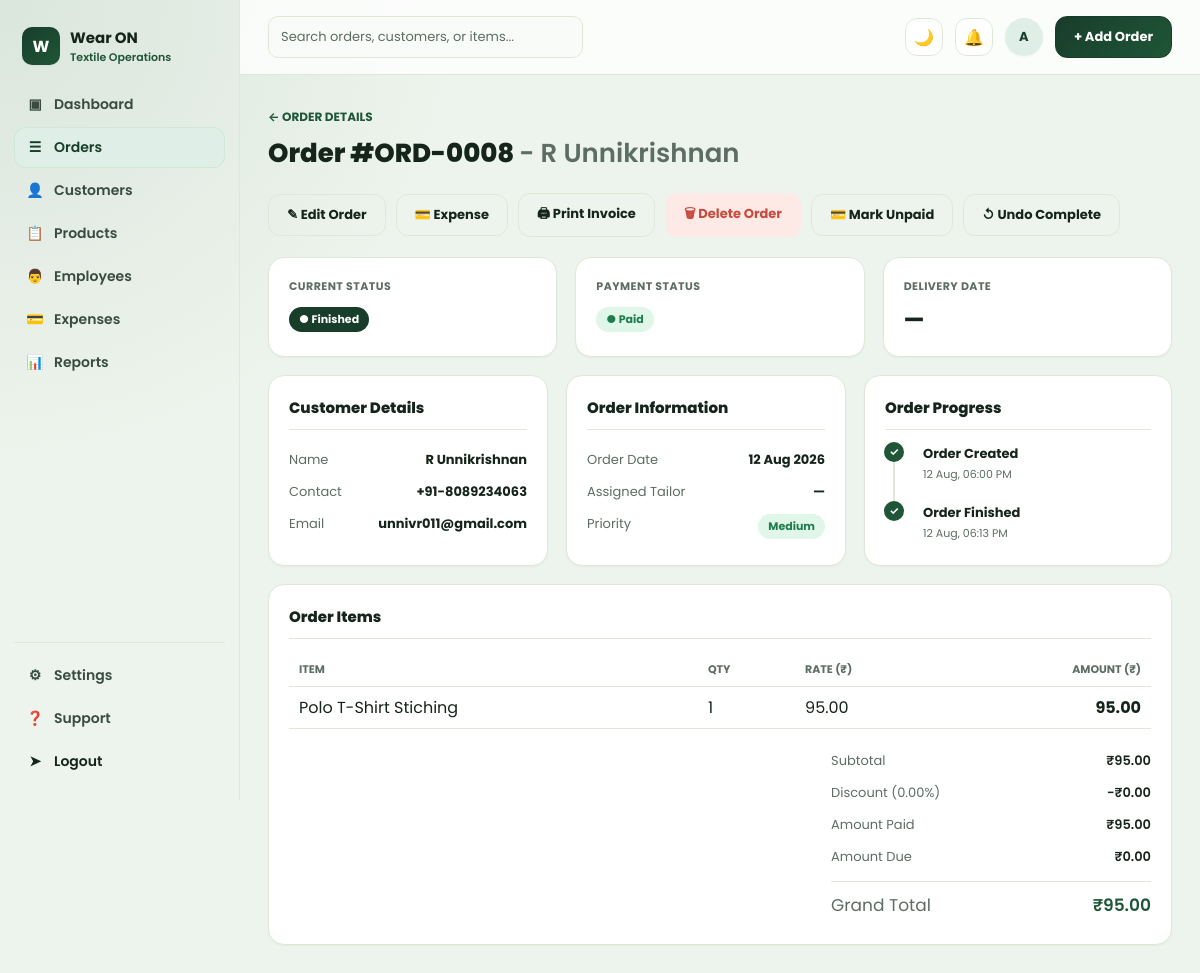
/orders/8/ (signed in), run on the app's committed database.
### orders/models.py (models this page shows, shortened)
class Order(models.Model):
    STATUS_PENDING = "pending"
    STATUS_IN_PROGRESS = "in_progress"
    STATUS_FINISHED = "finished"
    STATUS_CANCELLED = "cancelled"
    STATUS_CHOICES = [
        (STATUS_PENDING, "Pending"),
        (STATUS_IN_PROGRESS, "In Progress"),
        (STATUS_FINISHED, "Finished"),
        (STATUS_CANCELLED, "Cancelled"),
    ]
    PRIORITY_LOW = "low"
    PRIORITY_MEDIUM = "medium"
    PRIORITY_HIGH = "high"
    PRIORITY_CHOICES = [
        (PRIORITY_LOW, "Low"),
        (PRIORITY_MEDIUM, "Medium"),
        (PRIORITY_HIGH, "High"),
    ]
    PAYMENT_METHOD_BANK = "bank_transfer"
    PAYMENT_METHOD_CHECK = "check"
    PAYMENT_METHOD_CARD = "card"
    PAYMENT_METHOD_ONLINE = "online_payment"
    PAYMENT_METHOD_OTHER = "other"
    PAYMENT_METHOD_CHOICES = [
        ("", "Select payment method"),
        (PAYMENT_METHOD_BANK, "Bank Transfer"),
        (PAYMENT_METHOD_CHECK, "Check"),
        (PAYMENT_METHOD_CARD, "Card"),
        (PAYMENT_METHOD_ONLINE, "Online Payment"),
        (PAYMENT_METHOD_OTHER, "Other"),
    ]
    order_number = models.CharField(max_length=20, unique=True, editable=False)
    customer = models.ForeignKey(Customer, on_delete=models.CASCADE, related_name="orders")
    status = models.CharField(max_length=20, choices=STATUS_CHOICES, default=STATUS_IN_PROGRESS)
    is_paid = models.BooleanField(default=False)
    order_date = models.DateField(default=timezone.localdate)
    expected_delivery_date = models.DateField(null=True, blank=True)
    reference_number = models.CharField("Reference / PO Number", max_length=50, blank=True)
    shipping_address = models.TextField(blank=True, help_text="Leave blank to use customer address")
    assigned_tailor = models.CharField(max_length=100, blank=True)
    priority = models.CharField(max_length=10, choices=PRIORITY_CHOICES, default=PRIORITY_MEDIUM)
    discount_percent = models.DecimalField(max_digits=5, decimal_places=2, default=0)
    amount_paid = models.DecimalField(max_digits=10, decimal_places=2, default=Decimal("0.00"))
    payment_method = models.CharField(
        max_length=30,
        choices=PAYMENT_METHOD_CHOICES,
        blank=True,
        default="",
    )
    payment_method_details = models.CharField(max_length=255, blank=True)
    customer_notes = models.TextField(blank=True)
    created_at = models.DateTimeField(auto_now_add=True)
    updated_at = models.DateTimeField(auto_now=True)
    class Meta:
        ordering = ["-created_at"]
    @property
    def subtotal(self):
        total = sum((item.subtotal for item in self.items.all()), Decimal("0"))
        return total.quantize(Decimal("0.01"))
    @property
    def discount_amount(self):
        return (self.subtotal * self.discount_percent / Decimal("100")).quantize(Decimal("0.01"))
    @property
    def grand_total(self):
        return self.subtotal - self.discount_amount
    @property
    def amount_due(self):
        due = self.grand_total - self.amount_paid
        if due <= Decimal("0"):
            return Decimal("0.00")
        return due.quantize(Decimal("0.01"))
    @property
    def payment_status_label(self):
        if self.amount_paid >= self.grand_total and self.grand_total > Decimal("0"):
            return "Paid"
        if self.amount_paid > Decimal("0"):
            return "Partial"
        return "Unpaid"

class Customer(models.Model):
    name = models.CharField(max_length=150)
    company_name = models.CharField(max_length=150, blank=True)
    email = models.EmailField(blank=True)
    phone = models.CharField(max_length=20, blank=True)
    address = models.TextField(blank=True)
    created_at = models.DateTimeField(auto_now_add=True)
    class Meta:
        ordering = ["name"]

class OrderItem(models.Model):
    order = models.ForeignKey(Order, on_delete=models.CASCADE, related_name="items")
    fabric = models.ForeignKey(
        Fabric, on_delete=models.SET_NULL, related_name="order_items", null=True, blank=True
    )
    item_name = models.CharField(max_length=150)
    description = models.CharField(max_length=255, blank=True)
    quantity = models.DecimalField(max_digits=10, decimal_places=2, default=1)
    unit_price = models.DecimalField("Rate", max_digits=10, decimal_places=2, default=0)
    @property
    def subtotal(self):
        return self.quantity * self.unit_price

class OrderProgress(models.Model):
    order = models.ForeignKey(Order, on_delete=models.CASCADE, related_name="progress_steps")
    title = models.CharField(max_length=100)
    note = models.CharField(max_length=255, blank=True)
    created_at = models.DateTimeField(auto_now_add=True)
    class Meta:
        ordering = ["created_at"]
        verbose_name_plural = "Order progress steps"

### orders/views.py (the view)
# urls.py: path("orders/<int:pk>/", views.order_detail, name="order-detail"),
@login_required
def order_detail(request, pk):
    order = get_object_or_404(
        Order.objects.select_related("customer").prefetch_related("items", "progress_steps"),
        pk=pk,
    )
    return render(request, "orders/order_detail.html", {"order": order})

### orders/templates/orders/order_detail.html (shortened to what this page needs)
{% extends "base.html" %}
{% load humanize %}
{% block content %}
<a href="{% url 'order-list' %}" class="back-link">&larr; ORDER DETAILS</a>
<div class="page-head-row">
  <div>
    <h1 class="page-title">Order #{{ order.order_number }} <span class="text-muted" style="font-weight:600;">- {{ order.customer.name }}</span></h1>
  </div>
  <div class="actions-row">
    <a href="{% url 'order-edit' order.pk %}" class="btn btn-outline">&#9998; Edit Order</a>
    <a href="{% url 'order-expenses' order.pk %}" class="btn btn-outline">&#128179; Expense</a>
    <a href="{% url 'order-invoice' order.pk %}" class="btn btn-outline">&#128424; Print Invoice</a>
    <form method="post" action="{% url 'order-delete' order.pk %}" onsubmit="return confirm('Delete this order? This action cannot be undone.');">
      <button type="submit" class="btn btn-danger">&#128465; Delete Order</button>
    </form>
    {% if order.is_paid %}
    <form method="post" action="{% url 'order-mark-unpaid' order.pk %}">
      <button type="submit" class="btn btn-outline">&#128179; Mark Unpaid</button>
    </form>
    {% else %}
    <form method="post" action="{% url 'order-mark-paid' order.pk %}">
      {% csrf_token %}
      <input type="hidden" name="next" value="{% url 'order-detail' order.pk %}">
      <button type="submit" class="btn btn-primary">&#128179; Mark Paid</button>
    </form>
    {% endif %}
    {% if order.status != "finished" %}
    <form method="post" action="{% url 'order-mark-finished' order.pk %}">
      {% csrf_token %}
      <button type="submit" class="btn btn-primary">&#10003; Mark Finished</button>
    </form>
    {% else %}
    <form method="post" action="{% url 'order-mark-unfinished' order.pk %}">
      <button type="submit" class="btn btn-outline">&#8634; Undo Complete</button>
    </form>
    {% endif %}
  </div>
</div>
<div class="detail-grid" style="grid-template-columns: repeat(3, 1fr);">
  <div class="card info-card">
    <div class="stat-label">Current Status</div>
    <div style="margin-top:10px;"><span class="pill pill-{{ order.status }}">&#9679; {{ order.get_status_display }}</span></div>
  </div>
  <div class="card info-card">
    <div class="stat-label">Payment Status</div>
    <div style="margin-top:10px;"><span class="pill pill-{{ order.is_paid|yesno:"paid,unpaid" }}">&#9679; {{ order.payment_status_label }}</span></div>
  </div>
  <div class="card info-card">
    <div class="stat-label">Delivery Date</div>
    <div class="stat-value" style="font-size:22px; margin-top:8px;">{{ order.expected_delivery_date|date:"d M Y"|default:"—" }}</div>
  </div>
</div>
<div class="detail-grid thirds">
  <div class="card info-card">
    <h3>Customer Details</h3>
    <div class="info-row"><span class="k">Name</span><span class="v">{{ order.customer.name }}</span></div>
    <div class="info-row"><span class="k">Contact</span><span class="v">{{ order.customer.phone|default:"—" }}</span></div>
    <div class="info-row"><span class="k">Email</span><span class="v">{{ order.customer.email|default:"—" }}</span></div>
  </div>
  <div class="card info-card">
    <h3>Order Information</h3>
    <div class="info-row"><span class="k">Order Date</span><span class="v">{{ order.order_date|date:"d M Y" }}</span></div>
    <div class="info-row"><span class="k">Assigned Tailor</span><span class="v">{{ order.assigned_tailor|default:"—" }}</span></div>
    <div class="info-row"><span class="k">Priority</span><span class="v"><span class="pill pill-{{ order.priority }}">{{ order.get_priority_display }}</span></span></div>
  </div>
  <div class="card info-card">
    <h3>Order Progress</h3>
    <ul class="timeline">
      {% for step in order.progress_steps.all %}
      <li>
        <span class="dot-check">&#10003;</span>
        <div class="t-title">{{ step.title }}</div>
        <div class="t-time">{{ step.created_at|date:"d M, h:i A" }}</div>
      </li>
      {% empty %}
      <li><div class="t-title text-muted">No progress recorded yet.</div></li>
      {% endfor %}
    </ul>
  </div>
</div>
<div class="card info-card">
  <h3>Order Items</h3>
  <table class="items-table">
    <thead>
      <tr>
        <th>Item</th>
        <th>Qty</th>
        <th>Rate (&#8377;)</th>
        <th style="text-align:right;">Amount (&#8377;)</th>
      </tr>
    </thead>
    <tbody>
      {% for item in order.items.all %}
      <tr>
        <td>
          {{ item.item_name }}
        </td>
        <td>{{ item.quantity|floatformat:0 }}</td>
        <td>{{ item.unit_price|floatformat:2 }}</td>
        <td class="amount-cell">{{ item.subtotal|floatformat:2 }}</td>
      </tr>
      {% empty %}
      <tr><td colspan="4" class="text-muted">No items added.</td></tr>
      {% endfor %}
    </tbody>
  </table>
  <div class="totals-box">
    <div class="kv-row"><span class="k">Subtotal</span><span class="v">&#8377;{{ order.subtotal|intcomma }}</span></div>
    <div class="kv-row"><span class="k">Discount ({{ order.discount_percent }}%)</span><span class="v">-&#8377;{{ order.discount_amount|intcomma }}</span></div>
    <div class="kv-row"><span class="k">Amount Paid</span><span class="v">&#8377;{{ order.amount_paid|intcomma }}</span></div>
    <div class="kv-row"><span class="k">Amount Due</span><span class="v">&#8377;{{ order.amount_due|intcomma }}</span></div>
    <div class="kv-row grand"><span class="k">Grand Total</span><span class="v">&#8377;{{ order.grand_total|intcomma }}</span></div>
  </div>
</div>
{% endblock %}

### templates/base.html (shortened to what this page needs)
{% load static %}<!DOCTYPE html>
<html lang="en">
<head>
  <link rel="stylesheet" href="{% static 'css/style.css' %}">
</head>
<body>
  <div class="app">
    <aside class="sidebar">
      <div class="brand">
        <div class="brand-mark">W</div>
        <div>
          <div class="brand-name">Wear ON</div>
          <div class="brand-sub">Textile Operations</div>
        </div>
      </div>
      <ul class="nav">
        <li><a href="{% url 'dashboard' %}" class="{% if request.resolver_match.url_name == 'dashboard' %}active{% endif %}"><span class="icon">&#9635;</span> Dashboard</a></li>
        <li><a href="{% url 'order-list' %}" class="{% if request.resolver_match.url_name in 'order-list,order-detail,order-create,order-edit' %}active{% endif %}"><span class="icon">&#9776;</span> Orders</a></li>
        <li><a href="{% url 'customer-list' %}" class="{% if request.resolver_match.url_name in 'customer-list,customer-detail' %}active{% endif %}"><span class="icon">&#128100;</span> Customers</a></li>
        <li><a href="{% url 'product-list' %}" class="{% if request.resolver_match.url_name == 'product-list' %}active{% endif %}"><span class="icon">&#128203;</span> Products</a></li>
        <li><a href="{% url 'employee-list' %}" class=""><span class="icon">&#128104;</span> Employees</a></li>
        <li><a href="{% url 'expense-list' %}" class="{% if request.resolver_match.url_name in 'expense-list,order-expenses' %}active{% endif %}"><span class="icon">&#128179;</span> Expenses</a></li>
        <li><a href="{% url 'reports' %}" class="{% if request.resolver_match.url_name == 'reports' %}active{% endif %}"><span class="icon">&#128202;</span> Reports</a></li>
      </ul>
      <div class="sidebar-footer">
        <ul class="nav">
          <li><a href="{% url 'settings' %}"><span class="icon">&#9881;</span> Settings</a></li>
          <li><a href="{% url 'support' %}"><span class="icon">&#10067;</span> Support</a></li>
          {% if user.is_authenticated %}
          <li>
            <form method="post" action="{% url 'logout' %}">
              <button type="submit" class="nav a" style="width:100%; text-align:left; background:none; border:none; cursor:pointer; display:flex; align-items:center; gap:10px; padding:10px 12px; border-radius:10px; font-size:14px; font-weight:600; color:var(--green-900);">
                <span class="icon">&#10148;</span> Logout
              </button>
            </form>
          </li>
          {% endif %}
        </ul>
      </div>
    </aside>
    <div class="main">
      <div class="topbar">
        <input class="search-box" type="text" placeholder="Search orders, customers, or items...">
        <div class="topbar-actions">
          <button type="button" class="icon-btn" data-theme-toggle aria-label="Toggle dark mode" title="Toggle dark mode">☀️</button>
          <div class="icon-btn" aria-label="Notifications" title="Notifications">&#128276;</div>
          <div class="avatar">{{ user.username|default:"?"|first|upper }}</div>
          <a href="{% url 'order-create' %}" class="btn btn-primary">+ Add Order</a>
        </div>
      </div>
      <div class="content">
        {% block content %}{% endblock %}
      </div>
    </div>
  </div>
</body>
</html>

### data on the page
Order: order_number "ORD-0008", customer.name "R Unnikrishnan", status "Finished", payment_status_label "Paid", expected_delivery_date "—", customer.phone "+91-8089234063", customer.email "unnivr011@gmail.com", order_date "12 Aug 2026", assigned_tailor "—", priority "Medium", subtotal "95.00", discount_percent "0.00", discount_amount "0.00", amount_paid "95.00", amount_due "0.00", grand_total "95.00"
OrderProgress: title "Order Created", created_at "12 Aug, 06:00 PM"
OrderProgress: title "Order Finished", created_at "12 Aug, 06:13 PM"
OrderItem: item_name "Polo T-Shirt Stiching", quantity "1", unit_price "95.00", subtotal "95.00"

### other printed values
{{ user.username|default:"?"|first|upper }} "A"
